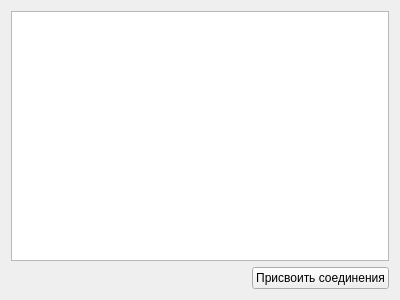
<?xml version="1.0" encoding="UTF-8"?>
<ui version="4.0">
 <class>connAdd</class>
 <widget class="QWidget" name="connAdd">
  <property name="geometry">
   <rect>
    <x>0</x>
    <y>0</y>
    <width>400</width>
    <height>300</height>
   </rect>
  </property>
  <property name="windowTitle">
   <string>ConnAdd</string>
  </property>
  <layout class="QVBoxLayout" name="verticalLayout">
   <item>
    <widget class="QListWidget" name="listOfConn"/>
   </item>
   <item>
    <layout class="QHBoxLayout" name="horizontalLayout">
     <item>
      <spacer name="horizontalSpacer">
       <property name="orientation">
        <enum>Qt::Horizontal</enum>
       </property>
       <property name="sizeHint" stdset="0">
        <size>
         <width>40</width>
         <height>20</height>
        </size>
       </property>
      </spacer>
     </item>
     <item>
      <widget class="QPushButton" name="pushButton">
       <property name="text">
        <string>Присвоить соединения</string>
       </property>
      </widget>
     </item>
    </layout>
   </item>
  </layout>
 </widget>
 <resources/>
 <connections/>
</ui>
